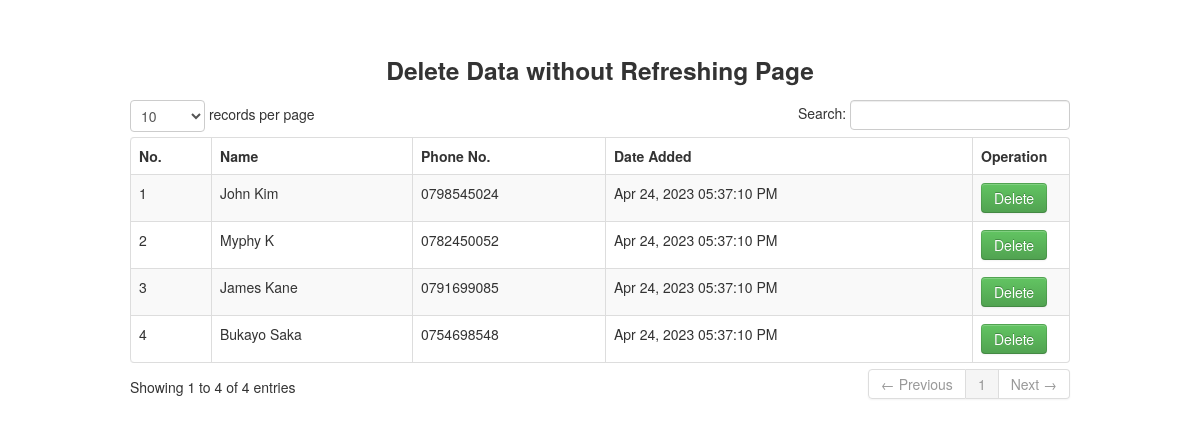
The page / on the database its author committed.
### tables this page shows
CREATE TABLE `member` (
  `member_id` int(11) NOT NULL,
  `member_name` varchar(100) NOT NULL,
  `member_contact` varchar(100) NOT NULL,
  `date_added` datetime NOT NULL DEFAULT CURRENT_TIMESTAMP
);

### index.php (the view, shortened to what this page needs)
<?php include('header.php') ?>
<body>
   <div class="row-fluid">
   <div class="span12">
   <div class="container">
   <br><br>
   <h3 style="text-align:center;">
      Delete Data without Refreshing Page
   </h3>
<table class="table table-striped table-bordered" id="example">
   <thead>
      <tr>
         <th>No.</th>
         <th>Name</th>
         <th>Phone No.</th>
         <th>Date Added</th>
         <th>Operation</th>
      </tr>
   </thead>
   <tbody>
      <?php
         $select = "SELECT * FROM `member`";
         $results = mysqli_query($conn,$select);
         $no = 0;
         for ($count=0; $row_member = mysqli_fetch_assoc($results); $count++){
         $id = $row_member['member_id'];
         $no++;
         ?>
      <tr class="delete<?php echo $id ?>">
         <td><?php echo $no ?></td>
         <td><?php echo $row_member['member_name']; ?></td>
         <td><?php echo $row_member['member_contact']; ?></td>
         <td><?php echo date("M d, Y h:i:s A", strtotime ($row_member['date_added'])); ?></td>
         <td width="80">
            <a class="btn btn-success" id="<?php echo $id; ?>">Delete</a>
         </td>
      </tr>
      <?php } ?>
   </tbody>
</table>
	</div>
	</div>
	</div>
</body>
</html>

### header.php (shortened to what this page needs)
<!DOCTYPE html>
<html lang="en">
   <head>
      <link href="css/bootstrap.css" rel="stylesheet" type="text/css" media="screen">
      <link rel="stylesheet" type="text/css" href="css/DT_bootstrap.css">
   </head>

### rows shown on the page
member: member_name "John Kim", member_contact "0798545024", date_added "Apr 24, 2023 05:37:10 PM"
member: member_name "Myphy K", member_contact "0782450052", date_added "Apr 24, 2023 05:37:10 PM"
member: member_name "James Kane", member_contact "0791699085", date_added "Apr 24, 2023 05:37:10 PM"
member: member_name "Bukayo Saka", member_contact "0754698548", date_added "Apr 24, 2023 05:37:10 PM"
